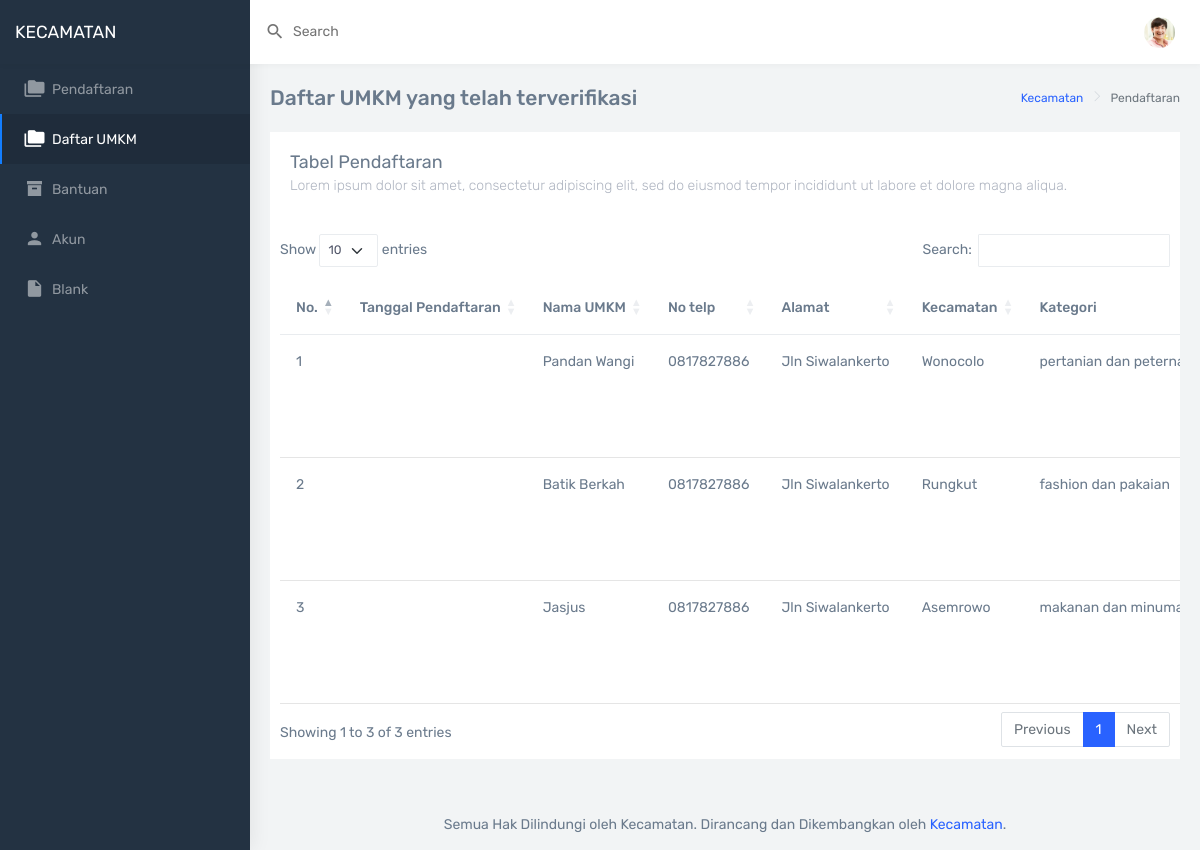
Screenshot of /admin/page/ltr/umkm.php with the database file from the repository.
### tables this page shows
CREATE TABLE `umkmm` (
  `id` int(11) NOT NULL,
  `username` varchar(300) NOT NULL,
  `email` varchar(300) NOT NULL,
  `password` varchar(300) NOT NULL,
  `nama_umkm` varchar(300) NOT NULL,
  `notelp_umkm` varchar(12) NOT NULL,
  `alamat_umkm` varchar(300) NOT NULL,
  `kecamatan` varchar(300) NOT NULL,
  `foto_umkm` longblob NOT NULL,
  `kategori_umkm` varchar(300) NOT NULL,
  `deskripsi_umkm` varchar(500) NOT NULL,
  `formulir` longblob NOT NULL,
  `surat_pengantar` longblob NOT NULL,
  `ktp` longblob NOT NULL,
  `npwp` longblob NOT NULL,
  `verification_status` int(11) DEFAULT NULL
);

### admin/page/ltr/umkm.php (the view, shortened to what this page needs)
<?php
require "../../../connect.php";
$sql = "SELECT * FROM umkmm";
$stmt = $conn->query($sql)->fetchAll();
?>
<!DOCTYPE html>
<html dir="page" lang="en">
<head>
    <link href="../../dist/css/style.min.css" rel="stylesheet">
    <link rel="stylesheet" href="https://cdn.datatables.net/1.13.7/css/dataTables.bootstrap5.min.css">
</head>
<body>
    <div id="main-wrapper" data-navbarbg="skin6" data-theme="light" data-layout="vertical" data-sidebartype="full" data-boxed-layout="full">
        <header class="topbar" data-navbarbg="skin6">
            <nav class="navbar top-navbar navbar-expand-md navbar-light">
                <div class="navbar-header" data-logobg="skin5">
                    <div class="navbar-brand">
                        <a href="pendaftaran.php" class="logo">
                            <span class="logo-text text-white" alt="homepage" style="position: fixed;">
                                KECAMATAN
                            </span>
                        </a>
                    </div>
                </div>
                <div class="navbar-collapse collapse" id="navbarSupportedContent" data-navbarbg="skin6">
                    <ul class="navbar-nav float-start me-auto">
                        <li class="nav-item search-box">
                            <a class="nav-link waves-effect waves-dark" href="javascript:void(0)">
                                <div class="d-flex align-items-center">
                                    <i class="mdi mdi-magnify font-20 me-1"></i>
                                    <div class="ms-1 d-none d-sm-block">
                                        <span>Search</span>
                                    </div>
                                </div>
                            </a>
                        </li>
                    </ul>
                    <ul class="navbar-nav float-end">
                        <li class="nav-item dropdown">
                            <a class="nav-link dropdown-toggle text-muted waves-effect waves-dark pro-pic" href="#" id="navbarDropdown" role="button" data-bs-toggle="dropdown" aria-expanded="false">
                                <img src="../../assets/images/users/1.jpg" alt="user" class="rounded-circle" width="31">
                            </a>
                        </li>
                    </ul>
                </div>
            </nav>
        </header>
        <aside class="left-sidebar" data-sidebarbg="skin5" style="position: fixed;">
            <div class="scroll-sidebar">
                <nav class="sidebar-nav">
                    <ul id="sidebarnav">
                        <li class="sidebar-item">
                            <a class="sidebar-link waves-effect waves-dark sidebar-link" href="pendaftaran.php" aria-expanded="false">
                                <i class="mdi mdi-folder-multiple"></i>
                                <span class="hide-menu">Pendaftaran</span>
                            </a>
                        </li>
                        <li class="sidebar-item">
                            <a class="sidebar-link waves-effect waves-dark sidebar-link" href="umkm.php" aria-expanded="false">
                                <i class="mdi mdi-folder-multiple"></i>
                                <span class="hide-menu">Daftar UMKM</span>
                            </a>
                        </li>
                        <li class="sidebar-item">
                            <a class="sidebar-link waves-effect waves-dark sidebar-link" href="bantuan.php" aria-expanded="false">
                                <i class="mdi mdi-archive"></i>
                                <span class="hide-menu">Bantuan</span>
                            </a>
                        </li>
                        <li class="sidebar-item">
                            <a class="sidebar-link waves-effect waves-dark sidebar-link" href="account.html" aria-expanded="false">
                                <i class="mdi mdi-account"></i>
                                <span class="hide-menu">Akun</span>
                            </a>
                        </li>
                        <li class="sidebar-item">
                            <a class="sidebar-link waves-effect waves-dark sidebar-link" href="blank.html" aria-expanded="false">
                                <i class="mdi mdi-file"></i>
                                <span class="hide-menu">Blank</span>
                            </a>
                        </li>
                    </ul>
                </nav>
            </div>
        </aside>
        <div class="page-wrapper">
            <div class="page-breadcrumb">
                <div class="row">
                    <div class="col-5 align-self-center">
                        <h4 class="page-title">Daftar UMKM yang telah terverifikasi</h4>
                    </div>
                    <div class="col-7 align-self-center">
                        <div class="d-flex align-items-center justify-content-end">
                            <nav aria-label="breadcrumb">
                                <ol class="breadcrumb">
                                    <li class="breadcrumb-item">
                                        <a href="#">Kecamatan</a>
                                    </li>
                                    <li class="breadcrumb-item active" aria-current="page">Pendaftaran</li>
                                </ol>
                            </nav>
                        </div>
                    </div>
                </div>
            </div>
            <div class="container-fluid">
                <div class="row">
                    <div class="col-12">
                        <div class="card">
                            <div class="card-body">
                                <h4 class="card-title">Tabel Pendaftaran</h4>
                                <h6 class="card-subtitle">Lorem ipsum dolor sit amet, consectetur adipiscing elit, sed
                                    do eiusmod tempor incididunt ut labore et dolore magna aliqua.
                            </div>
                            <div class="table-responsive" style="padding: 10px;">
                                <table class="table table-hover nowrap" id="tablePendaftaran" style="width: 100%;">
                                    <thead id="thead-tablePendaftaran">
                                        <tr>
                                            <th scope="col">No.</th>
                                            <th scope="col">Tanggal Pendaftaran</th>
                                            <th scope="col">Nama UMKM</th>
                                            <th scope="col">No telp</th>
                                            <th scope="col">Alamat</th>
                                            <th scope="col">Kecamatan</th>
                                            <th scope="col">Kategori</th>
                                        </tr>
                                    </thead>
                                    <tbody id="tbody-tablePendaftaran">
                                        <?php
                                        if ($stmt != null) {
                                            foreach ($stmt as $data) {
                                        ?>
                                                <tr>
                                                    <td><?php echo $data['id'] ?></td>
                                                    <td><?php echo $data['tanggal_pendaftaran'] ?></td>
                                                    <td><?php echo $data['nama_umkm'] ?></td>
                                                    <td><?php echo $data['notelp_umkm'] ?></td>
                                                    <td><?php echo $data['alamat_umkm'] ?></td>
                                                    <td><?php echo $data['kecamatan'] ?></td>
                                                    <td><?php echo $data['kategori_umkm'] ?></td>
                                                </tr>
                                        <?php
                                            }
                                        }
                                        ?>
                                    </tbody>
                                </table>
                            </div>
                        </div>
                    </div>
                </div>
            </div>
            <footer class="footer text-center">
                Semua Hak Dilindungi oleh Kecamatan. Dirancang dan Dikembangkan oleh
                <a href="">Kecamatan</a>.
            </footer>
        </div>
    </div>
</body>
</html>

### rows the page displays
umkmm: id "1", nama_umkm "Pandan Wangi", notelp_umkm "0817827886", alamat_umkm "Jln Siwalankerto", kecamatan "Wonocolo", kategori_umkm "pertanian dan…"
umkmm: id "2", nama_umkm "Batik Berkah", notelp_umkm "0817827886", alamat_umkm "Jln Siwalankerto", kecamatan "Rungkut", kategori_umkm "fashion dan pakaian"
umkmm: id "3", nama_umkm "Jasjus", notelp_umkm "0817827886", alamat_umkm "Jln Siwalankerto", kecamatan "Asemrowo", kategori_umkm "makanan dan…"
